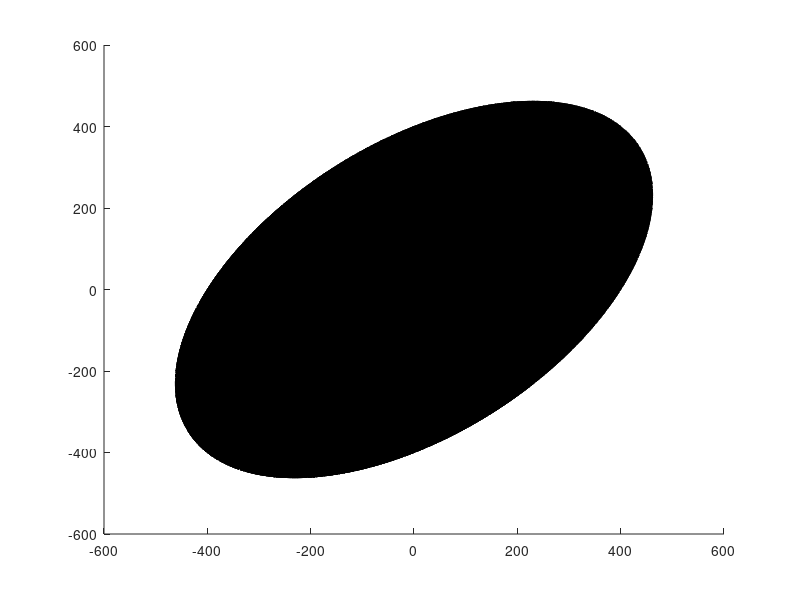

MATLAB code to generate this figure: (Note: this script raises an error after producing the figure.)
clear
close all
clc
% Tsai_Hill model
% http://dx.doi.org/10.1016/j.engfailanal.2013.07.001
% In the stress state plane

ft1 = 400;
ft2 = 400;
fv4 = 85;


% Range of stress components
sigma1_range = linspace(-500, 500, 100);
sigma2_range = linspace(-500, 500, 100);
tau12_range = linspace(-200, 200, 100);


% Create a meshgrid for stress components
[sigma1, sigma2, tau12] = meshgrid(sigma1_range, sigma2_range, tau12_range);

% equastion from Paper: http://dx.doi.org/10.1016/j.engfailanal.2013.07.001
Tsai_hill = (sigma1.^2)/(ft1.^2) + (sigma2.^2)/(ft2.^2) + (tau12.^2)/(fv4.^2) -...
    (sigma1.*sigma2./(ft1.^2));

isosurface_threshold = 1;

h1 = patch(isosurface(sigma1, sigma2, tau12, Tsai_hill, isosurface_threshold));
% set(h1, 'FaceColor', 'b', 'EdgeColor', 'none', 'FaceAlpha', 0.3);
hold on;

isonormals(sigma1, sigma2, tau12,Tsai_hill,h1)
isocolors(sigma1, sigma2, tau12,tau12,h1)
h1.FaceColor = 'interp';
h1.EdgeColor = 'none';
colorbar('Limits',[-100 100])
set(h1, 'FaceAlpha', 0.9);

xlim([-500 500])
xticks(-500:200:500)
ylim([-500 500])
yticks(-500:200:500)
zlim([-200 200])
zticks(-200:100:200)

xlabel('\sigma_{11}','Rotation',20);
ylabel('\sigma_{22}','Rotation',-25);
zlabel('\tau_{12}');

axis equal;
grid on;
view(3);

% Experimental results from the pure shear test
SH_sigma1 = 0; % Replace with your experimental value
SH_sigma2 = 0; % Replace with your experimental value
SH_tau12 = fv4; % Replace with your experimental value
% Experimental results from the 0° tension
T0_sigma1 = ft1; 
T0_sigma2 = 0; 
T0_tau12 = 0; 
% Experimental results from the 90°
T90_sigma1 = 0; 
T90_sigma2 = ft2; 
T90_tau12 = 0;
% Plot the experimental point on the 3D surface
hold on;
plot3(SH_sigma1, SH_sigma2, SH_tau12, 'ko', 'MarkerSize', 8, 'MarkerFaceColor', 'k');
plot3(T0_sigma1, T0_sigma2, T0_tau12, 'ko', 'MarkerSize', 8, 'MarkerFaceColor', 'k');
plot3(T90_sigma1, T90_sigma2, T90_tau12, 'ko', 'MarkerSize', 8, 'MarkerFaceColor', 'k');

set(gca,'xcolor','k','ycolor','k','zcolor','k','linewidth',1.5,'FontSize',14,'GridColor',...
    [0 0 1])
% legend('Hill48 Yield Surface', 'von Mises Yield Surface', 'Experimental Result');
% l = legend({'Mon Mises','Hill 48','Experimental'}...
%     ,'FontSize',12,'Position',[0.54804762405015 0.766269845740191 0.258928566426039 0.161904757434413]);
% hold off;
legend off
% legend boxoff
% grid off
view([-8.06540462663144 21.0564963843214]);
print(gcf,'-dtiffn','Tasi_Hill_1')
view([0 90]);
print(gcf,'-dtiffn','Tasi_Hill_2')
view([0 0]);
colorbar off
print(gcf,'-dtiffn','Tasi_Hill_3')